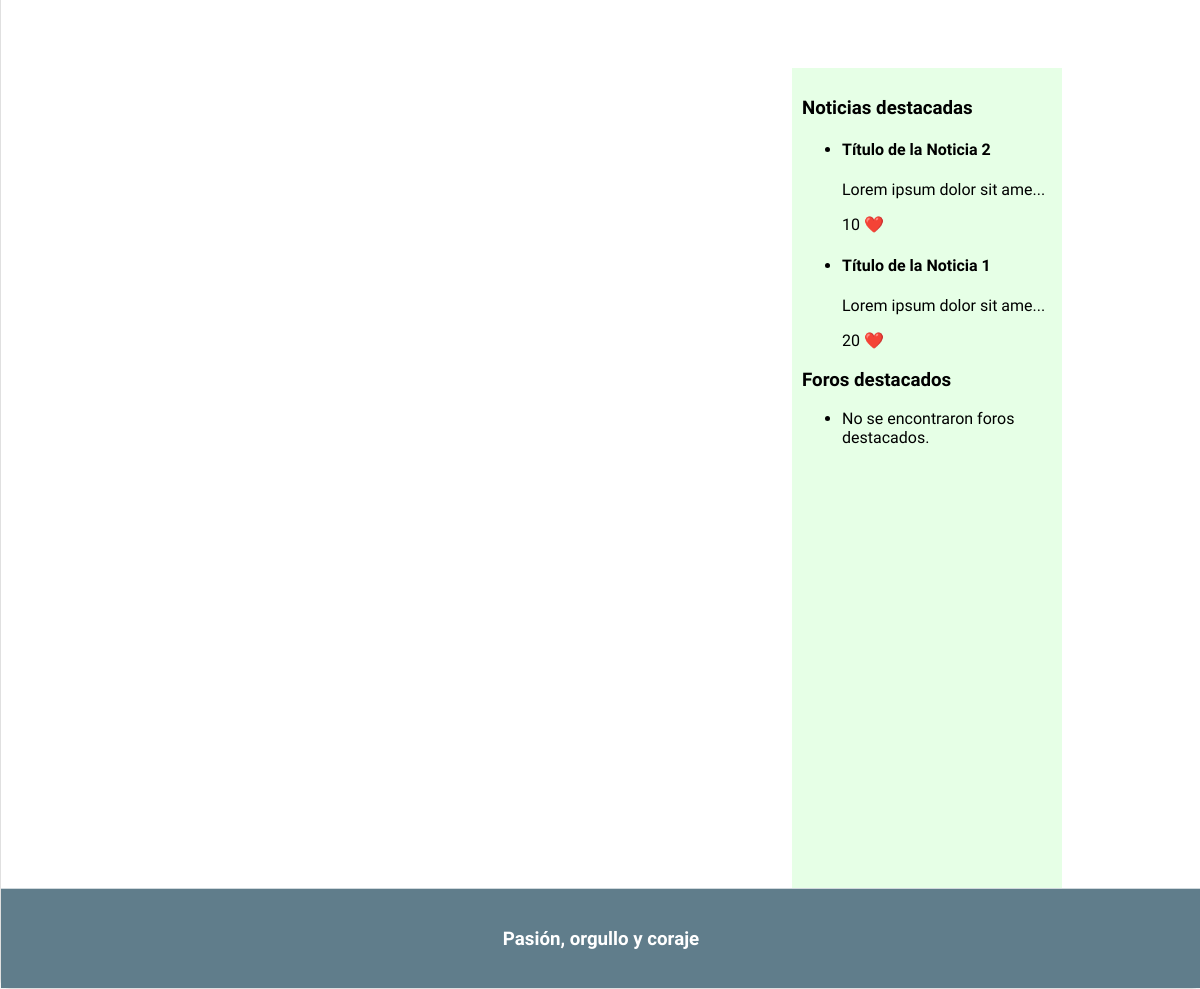
The app's page /admin.php (lower part), older data.
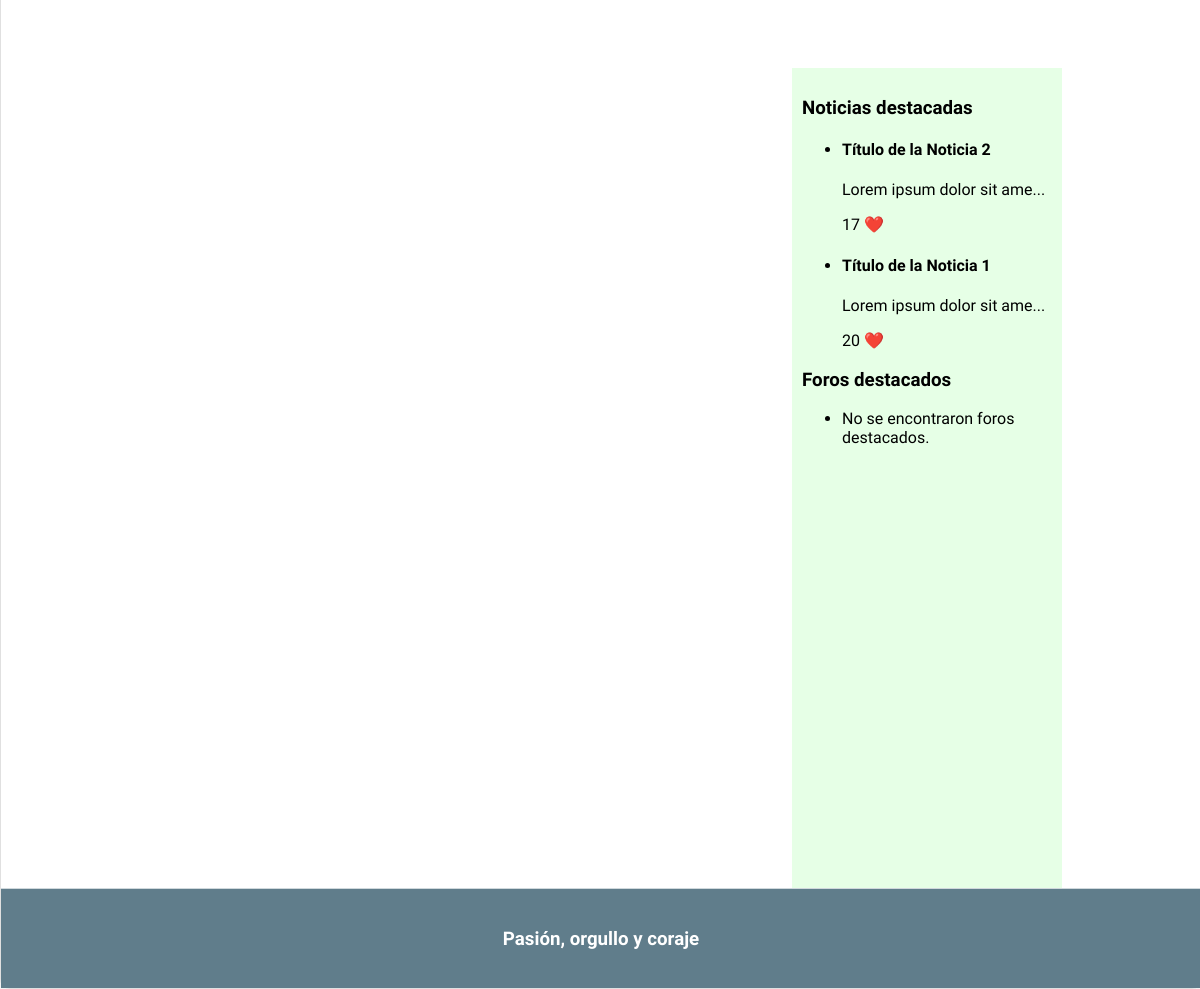
The same page, newer data.
### tables this page shows
CREATE TABLE `noticia` (
  `id` int(11) NOT NULL,
  `titulo` varchar(100) NOT NULL,
  `id_autor` int(11) DEFAULT NULL,
  `contenido` text DEFAULT NULL,
  `fecha` date NOT NULL,
  `likes` int(11) DEFAULT 0,
  `destacado` tinyint(1) NOT NULL DEFAULT 0,
  `imagen1` longblob DEFAULT NULL,
  `liga` varchar(20) DEFAULT NULL
);

### admin.php (called while the page is built, shortened)
<?php
require_once __DIR__.'/includes/config.php';
$titulo = "Administración";
    if($app->esAdmin()){
    $contenido = <<<EOS
    <h2>Panel de Administración</h2>
    <h3>Usuarios<a href='anadirUsuario.php'><button type="button">Añadir nuevo usuario</button></h3>
    EOS;
    $usuarios=es\ucm\fdi\aw\usuarios\Usuario::listaUsuario();
    if ($usuarios !== NULL) {
        $contenido .= "<table>";
        $contenido .= "<tr><th>Nombre</th><th>Email</th><th>Rol</th><th>✏️ </th><th> 🗑️ </th></tr>";
        foreach ($usuarios as $usuario) {
            $contenido .= "<tr>";
            $contenido .= "<td>" . $usuario->getNombre() . "</td>";
            $contenido .= "<td>" . $usuario->getEmail() . "</td>";
            $contenido .= "<td>" . $usuario->getRol() . "</td>";
            if($usuario->getRol()!="a") {
                $contenido .= "<td>" ." <a href='edit.php?usuario=" . urlencode($usuario->getNombre()) . "'>Editar</a>". "</td>";
                $contenido .= "<td>" ." <a href='procesarDelete.php?usuario=" . urlencode($usuario->getNombre()) . "'>Eliminar</a> ". "</td>";
            }
            else{
                $contenido .= "<td>"."". "</td>";
                $contenido .= "<td>"."". "</td>";
            }
            $contenido .= "</tr>";
        }
        $contenido .= "</table>";
    } else {
        $contenido .= "<p>No se encontraron usuarios.</p>";
    }
    $contenido .= <<<EOS
    <ul class="admin-buttons">
        <li><a href="index.php">Editar home</a></li>
        <li><a href="contenido.php">Editar contenido</a></li>
        <li><a href="foro.php"> Editar foro</a></li>
        <li><a href="crearNoticia.php"> Crear noticia</a></li>
    </ul>
    EOS;
} else {
    $contenido = <<<EOS
    <h1>Panel de Administración  </h1>
    <p> ACCESO DENEGADO. </p>
EOS;
}
$params = ['tituloPagina' => $titulo, 'contenidoPrincipal' => $contenido];
$app->generaVista('/esqueleto.php', $params);

### includes/src/Aplicacion.php (called while the page is built, shortened)
<?php
class Aplicacion
{
    private $dirInstalacion;
    private $inicializada;
    private function __construct()
    {
        $this->inicializada = false;
    }
    public function init($bdDatosConexion, $rutaApp = '/', $dirInstalacion = __DIR__)
    {
        if (!$this->inicializada) {
            $this->dirInstalacion = $dirInstalacion;
            $this->inicializada = true;
        }
    }
    public function doInclude($path = '')
    {
        $params = array();
        $this->doIncludeInterna($path, $params);
    }
    private function doIncludeInterna($path, &$params)
    {
        include($this->dirInstalacion . $path);
    }
    public function generaVista(string $rutaVista, &$params)
    {
        $params['app'] = $this;
        $rutaVista = "/Vistas{$rutaVista}";
        $this->doIncludeInterna($rutaVista, $params);
    }
}

### includes/src/noticias/noticiaModel.php (called while the page is built, shortened)
<?php
class Noticia
{
    private $titulo;
    private $contenido;
    private $fecha;
    private $likes;
    public function __construct($id, $id_autor, $titulo, $contenido, $fecha, $likes, $destacado, $liga,  $imagen1=NULL)
    {
        $this->titulo = $titulo;
        $this->contenido = $contenido;
        $this->fecha = $fecha;
        $this->likes = $likes;
    }
    public static function compararFechas($a, $b) {
        $aFecha=strtotime($a->getFecha());
        $bFecha=strtotime($b->getFecha());
        return ($aFecha > $bFecha) ? -1 : 1;
    }
    public static function listaDestacados() {
        $app = Aplicacion::getInstance();
        $conn = $app->getConexionBd();
        $result = $conn->query("SELECT * FROM noticia WHERE destacado=1");
        if($result && $result->num_rows>0){
            while($array=$result->fetch_assoc()){
                $noticia= new Noticia($array["id"], $array["id_autor"], $array["titulo"], $array["contenido"], $array["fecha"], $array["likes"], $array["destacado"], $array["liga"],$array["imagen1"] );
                $lista[]=$noticia;
            }
            usort($lista, array('es\ucm\fdi\aw\noticias\Noticia', 'compararFechas'));
            return $lista;
        }
        return NULL;
    }
    public function getTitulo()
    {
        return $this->titulo;
    }
    public function getContenido()
    {
        return $this->contenido;
    }
    public function getFecha()
    {
        return $this->fecha;
    }
    public function getLikes()
    {
        return $this->likes;
    }
}

### includes/model/foroModel.php (called while the page is built, shortened)
<?php
class Foro
{
    public static function listaDestacados() {
        $conn = new mysqli('localhost', 'root', '', 'goallink_1');
        $result = $conn->query("SELECT * FROM foro WHERE destacado=1");
        return NULL;
    }
}

### includes/comun/sidebarDer.php (the view, shortened to what this page needs)
<aside id="sidebarDer">
    <h3>Noticias destacadas</h3>
    <ul>
        <?php
            require_once "includes/src/noticias/noticiaModel.php";
            $noticiasDestacadas = Noticia::listaDestacados();
            if ($noticiasDestacadas != NULL) {
                foreach ($noticiasDestacadas as $noticia) {
                    echo "<li>";
                    echo "<h4>" . $noticia->getTitulo() . "</h4>";
                    echo "<p>" . substr($noticia->getContenido(), 0, 25) . "..."."</p>";
                    echo "<p>" . $noticia->getLikes() . " <span style='color: red;'>&#10084;&#65039;</span></p>";
                    echo "</li>";
                }
            }
            else {
                echo "<li>No se encontraron noticias destacadas.</li>";
            }
        ?>
    </ul>
    <h3>Foros destacados</h3>
    <ul>
        <?php
            require "includes/model/foroModel.php";
            $forosDestacados = Foro::listaDestacados();
            if ($forosDestacados != NULL) {
                foreach ($forosDestacados as $foro) {
                    echo "<li>";
                    echo "<h4>" . $foro->getTitulo() . "</h4>";
                    echo "<p>" . $foro->getDescripcion() . "</p>";
                    echo "<p>" . $foro->getLikes() . " <span style='color: red;'>&#10084;&#65039;</span></p>";
                    echo "</li>";
                }
            } else {
                echo "<li>No se encontraron foros destacados.</li>";
            }
        ?>
    </ul>
</aside>

### includes/Vistas/esqueleto.php (shortened to what this page needs)
<?php
$params['app']->doInclude('/Vistas/helpers/plantilla.php');
?>
<!DOCTYPE html>
<html lang="es">
<head>
<link rel="stylesheet" type="text/css" href="./CSS/estilo.css">
<link rel="stylesheet" type="text/css" href="./CSS/form.css">
<link rel ="stylesheet" href="https://cdnjs.cloudflare.com/ajax/libs/font-awesome/6.2.1/css/all.min.css">
</head>
<body>
<div id="contenedor">
	<?php
	 $params['app']->doInclude('/comun/cabecera.php');
	 $params['app']->doInclude('/comun/sidebarIzq.php');
    ?>
	<?php
		$params['app']->doInclude('/comun/sidebarDer.php');
		$params['app']->doInclude('/comun/pie.php');
	?>
</div>
</body>
</html>

### includes/comun/pie.php
<footer>
	<h3>Pasión, orgullo y coraje</h3>
</footer>

### CSS/estilo.css (style rules this page uses)
body { background-color: #F5F5F5; margin: 0px; font-family: "Signika Negative", sans-serif; }
div#contenedor { width: 100%; margin: auto; border: 1px solid #E0E0E0; background-color: #FFFFFF; margin-top: 30px; border-radius: 10px; box-shadow: 0px 0px 10px rgba(163, 163, 163, 0.1); }
aside { padding: 10px; float: right; width: 250px; height: 800px; background-color: #e6ffe6; margin-top: 70px; margin-right: 139px; }
footer { clear: both; padding: 20px; background-color: #607D8B; color: white; text-align: center; border-top: 1px solid #CFD8DC; }

Row changes from the older to the newer data that the page shows:
changed noticia "Título de la Noticia 2": likes "10" → "17"
